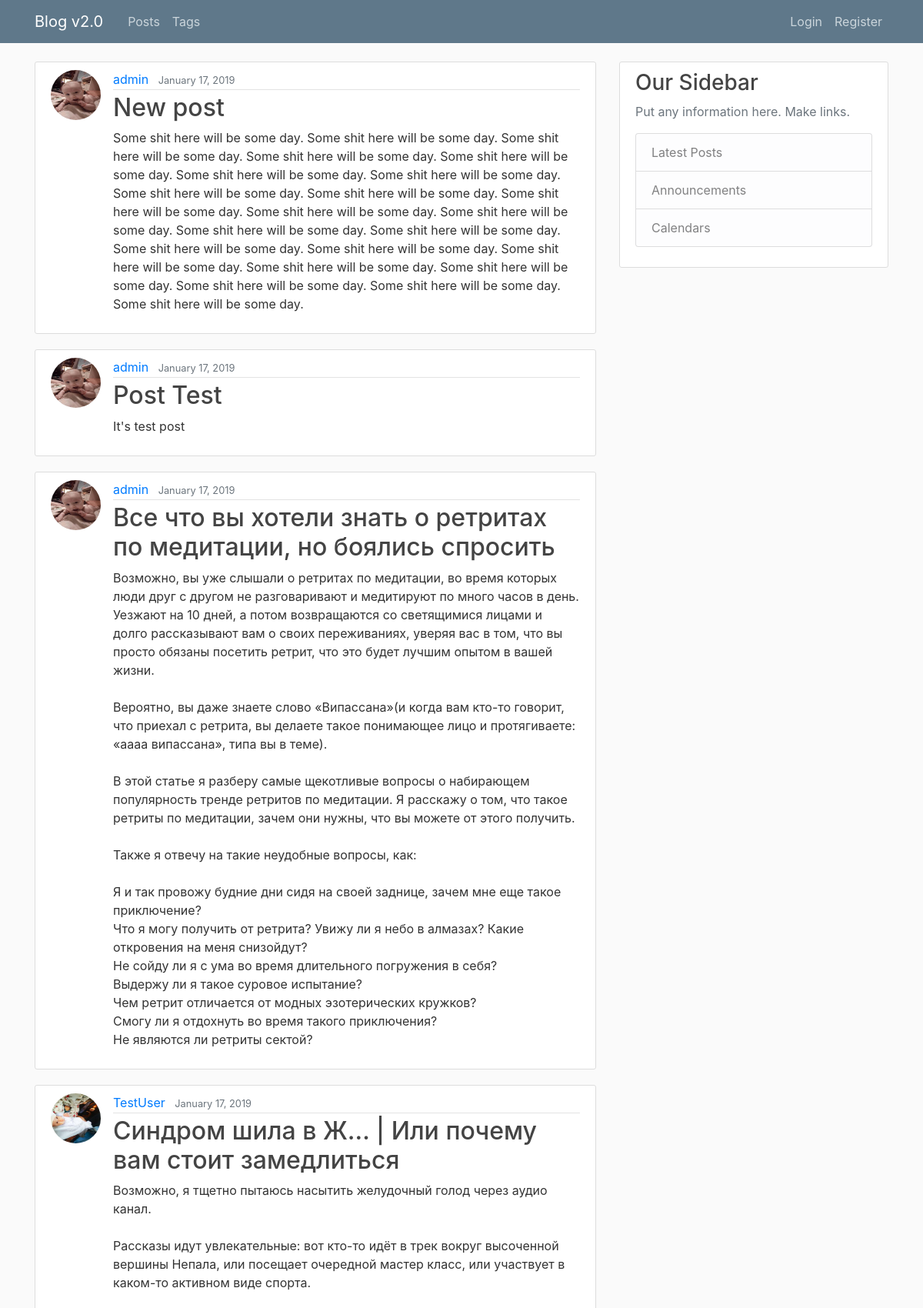
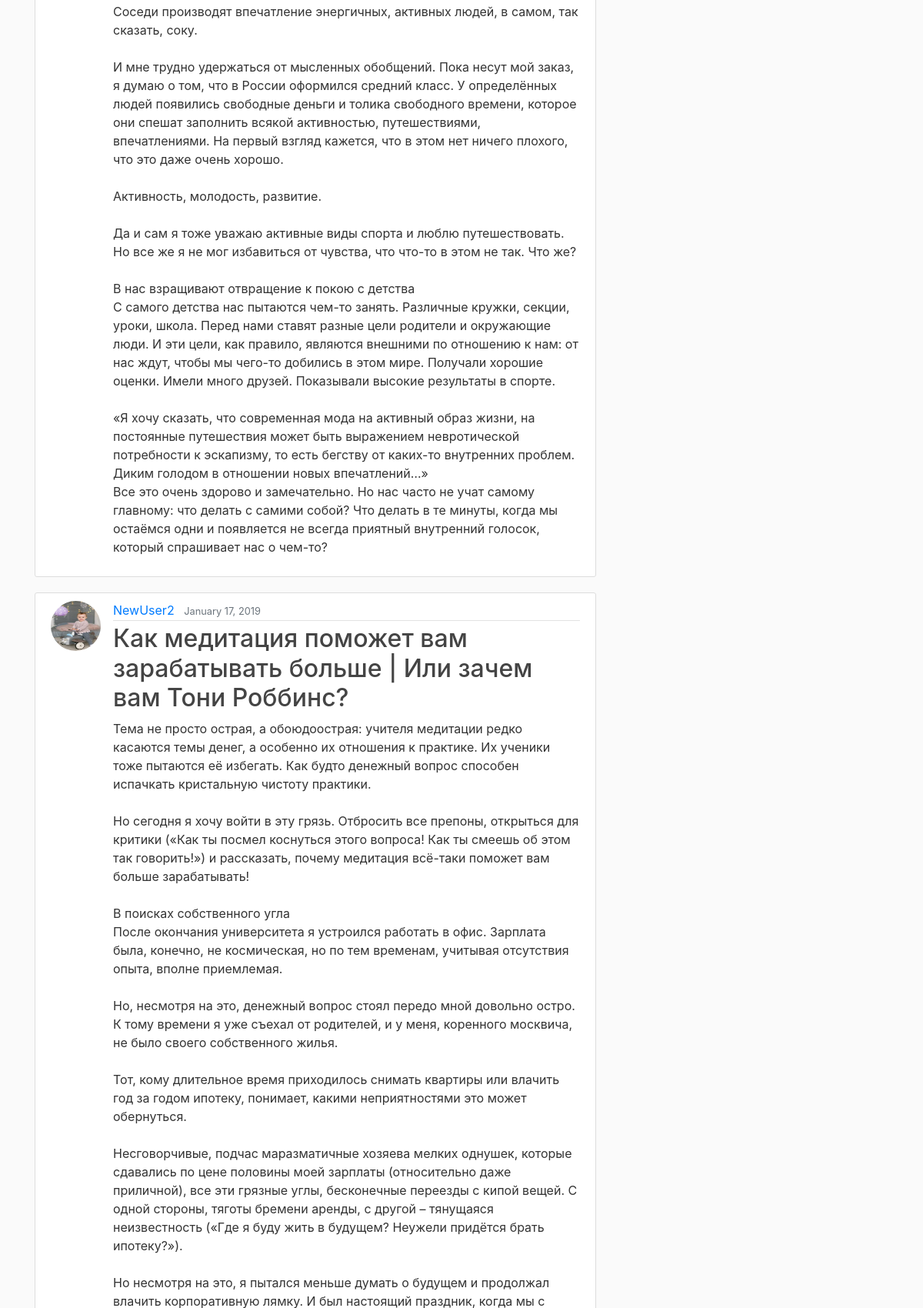
The page / (upper part) on the database its author committed (2 pictures, top to bottom).
### blog/models.py (models this page shows, shortened)
class Post(models.Model):
	title = models.CharField(max_length = 150, unique = True)
	slug = models.SlugField(max_length = 150, unique = True, blank = True)
	content = models.TextField()
	date_posted = models.DateTimeField(default = timezone.now)
	author = models.ForeignKey(User, on_delete = models.CASCADE)
	tags = models.ManyToManyField('Tag', blank = True, related_name = 'posts')
	class Meta:
		ordering = ('-date_posted',)

### users/models.py (models this page shows, shortened)
class Profile(models.Model):
	user = models.OneToOneField(User, on_delete = models.CASCADE)
	image = models.ImageField(default = 'default.jpg', upload_to = save_image_path)

### blog/views.py (the view)
# urls.py: path('', PostListView.as_view(), name = 'blog-home'),
class PostListView(ListView):
	model = Post
	template_name = 'blog/home.html'
	paginate_by = 5
	def get_context_data(self, *args, **kwargs):
		context = super(PostListView, self).get_context_data(*args, **kwargs)
		p = Paginator(Post.objects.select_related().all(), self.paginate_by)
		context['posts'] = p.page(context['page_obj'].number)
		context['user'] = self.request.user
		context['tags_sidebar'] = Tag.objects.all()
		return context

### blog/templates/blog/home.html
{% extends 'blog/base.html' %}
{% block content %}
	{% for post in posts %}
	<article class="media content-section">
	  <img src="{{ post.author.profile.image.url }}" class = 'rounded-circle article-img'>
	  <div class="media-body">
	    <div class="article-metadata">
	      <a class="mr-2" href="#">{{ post.author }}</a>
	      <small class="text-muted">{{ post.date_posted|date:'F d, Y' }}</small>
	    </div>
	    <h2><a class="article-title" href="{% url 'post-detail' post.id %}">{{ post.title }}</a></h2>
	    <p class="article-content">{{ post.content }}</p>
	  </div>
	</article>
	{% endfor %}
{% endblock %}

### static/css/blog/main.css (style rules this page uses)
body { background: #fafafa; color: #333333; margin-top: 5rem; }
h1, h2, h3, h4, h5, h6 { color: #444444; }
.content-section { background: #ffffff; padding: 10px 20px; border: 1px solid #dddddd; border-radius: 3px; margin-bottom: 20px; }
.article-title { color: #444444; }
.article-content { white-space: pre-line; }
.article-img { height: 65px; width: 65px; margin-right: 16px; }
.article-metadata { padding-bottom: 1px; margin-bottom: 4px; border-bottom: 1px solid #e3e3e3 }

### rows shown on the page
Post: author.profile.image (picture), author "admin", date_posted "January 17, 2019", title "New post", content "Some shit here will be some day. Some shit here will be some day. Some shit here will be some day. Some shit here will be some day. Some shit here will be some day. Some shit here will be some day. Some shit here will be some day. Some shit here will be some day. Some shit here will be some day. Some shit here will be some day. Some shit here will be some day. Some shit here will be some day. Some shit here will be some day. Some shit here will be some day. Some shit here will be some day. Some shit here will be some day. Some shit here will be some day. Some shit here will be some day. Some shit here will be some day. Some shit here will be some day. Some shit here will be some day. Some…"
Post: author.profile.image (picture), author "admin", date_posted "January 17, 2019", title "Post Test", content "It's test post"
Post: author.profile.image (picture), author "admin", date_posted "January 17, 2019", title "Все что вы хотели знать о ретритах по медитации, но боялись спросить", content "Возможно, вы уже слышали о ретритах по медитации, во время которых люди друг с другом не разговаривают и медитируют по много часов в день. Уезжают на 10 дней, а потом возвращаются со светящимися лицами и долго рассказывают вам о своих переживаниях, уверяя вас в том, что вы просто обязаны посетить ретрит, что это будет лучшим опытом в вашей жизни. Вероятно, вы даже знаете слово «Випассана»(и когда вам кто-то говорит, что приехал с ретрита, вы делаете такое понимающее лицо и протягиваете: «аааа випассана», типа вы в теме). В этой статье я разберу самые щекотливые вопросы о набирающем популярность тренде ретритов по медитации. Я расскажу о том, что такое ретриты по медитации, зачем они нужны,…"
Post: author.profile.image (picture), author "TestUser", date_posted "January 17, 2019", title "Синдром шила в Ж… | Или почему вам стоит замедлиться", content "Возможно, я тщетно пытаюсь насытить желудочный голод через аудио канал. Рассказы идут увлекательные: вот кто-то идёт в трек вокруг высоченной вершины Непала, или посещает очередной мастер класс, или участвует в каком-то активном виде спорта. Соседи производят впечатление энергичных, активных людей, в самом, так сказать, соку. И мне трудно удержаться от мысленных обобщений. Пока несут мой заказ, я думаю о том, что в России оформился средний класс. У определённых людей появились свободные деньги и толика свободного времени, которое они спешат заполнить всякой активностью, путешествиями, впечатлениями. На первый взгляд кажется, что в этом нет ничего плохого, что это даже очень хорошо.…"
Post: author.profile.image (placeholder picture), author "NewUser2", date_posted "January 17, 2019", title "Как медитация поможет вам зарабатывать больше | Или зачем вам Тони Роббинс?"
